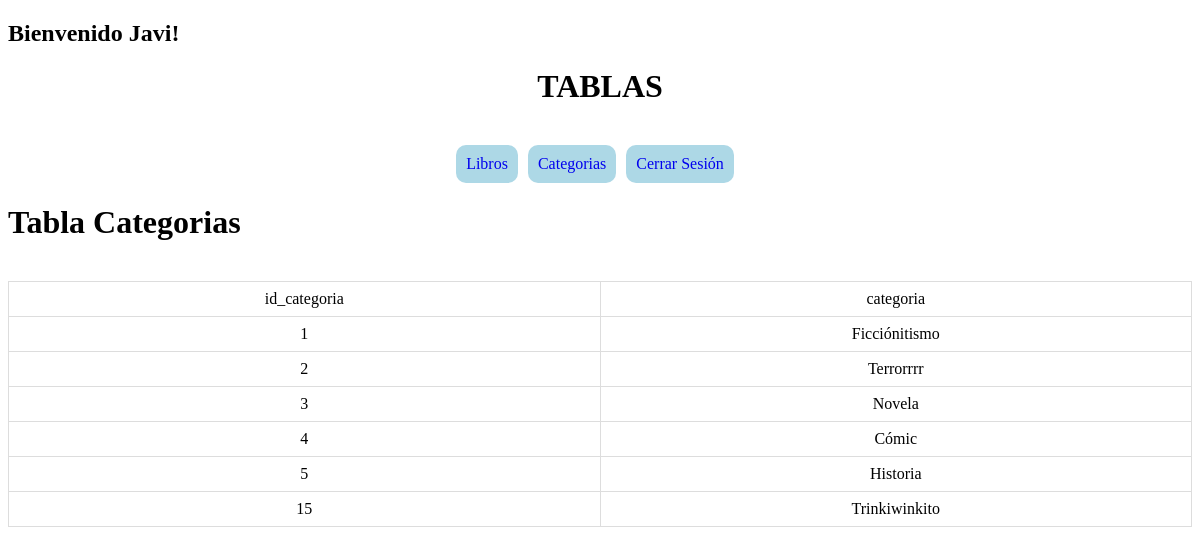
/libreria/Categorias.php (signed in), run on the app's committed database.
### tables this page shows
CREATE TABLE `categorias` (
  `id_categoria` int(11) NOT NULL,
  `categoria` varchar(50) DEFAULT NULL
);

### libreria/CrudCategorias.php (called while the page is built, shortened)
<?php
class Categorias{
    public function showCategoria(){
        $sqlConnection = new Connection();
        $mySQL = $sqlConnection->getConnection();
        $sql = "SELECT * FROM categorias";
        $result = $mySQL->query($sql);
        return $result->fetch_all(MYSQLI_BOTH);
    }
}
?>

### libreria/Categorias.php (the view, shortened to what this page needs)
<?php
require("CrudCategorias.php");
$dataBase = new Categorias();
$categorias = $dataBase->showCategoria();
?>
<!DOCTYPE html>
<html lang="en">
<head>
    <link rel="stylesheet" href="style.css">
</head>
<body>
    <?php include("menu.php")?>
<table>
    <h1>Tabla Categorias</h1>
    <br>
        <tr>
            <td>id_categoria</td>
            <td>categoria</td>
        </tr>
        <?php
foreach ($categorias as $cat) { ?>
        <tr>
            <td><?php echo $cat[0];?></td>
            <td><?php echo $cat[1];?></td>
        </tr>
        <?php }?>
    </table>
</body>
</html>

### libreria/style.css (style rules this page uses)
table { width: 100%; border-collapse: collapse; margin-bottom: 20px; }
th, td { border: 1px solid #dddddd; text-align: left; padding: 8px; }
td:last-child, th:last-child { text-align: center; }
td { width: 100px; text-align: center; }

### data on the page
categorias: id_categoria "1", categoria "Ficciónitismo"
categorias: id_categoria "2", categoria "Terrorrrr"
categorias: id_categoria "3", categoria "Novela"
categorias: id_categoria "4", categoria "Cómic"
categorias: id_categoria "5", categoria "Historia"
categorias: id_categoria "15", categoria "Trinkiwinkito"

### other printed values
$_SESSION['usuario'] "Javi"
